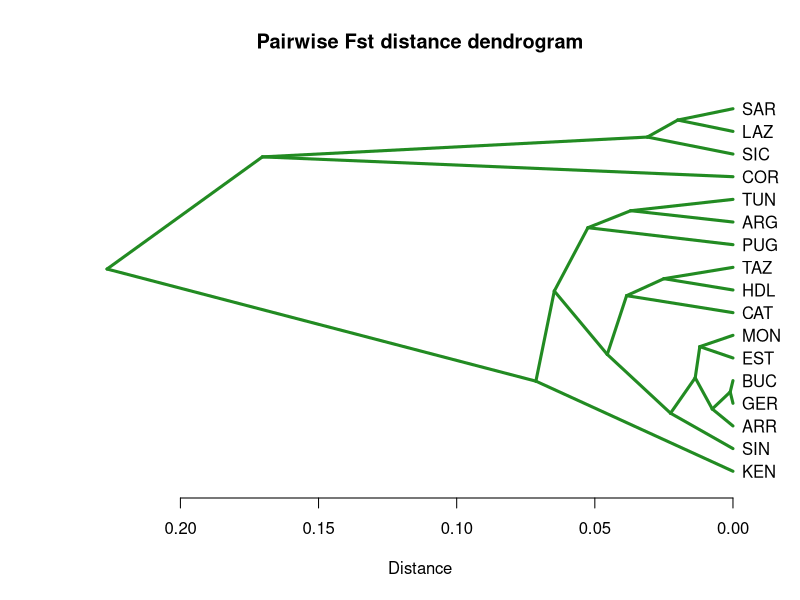
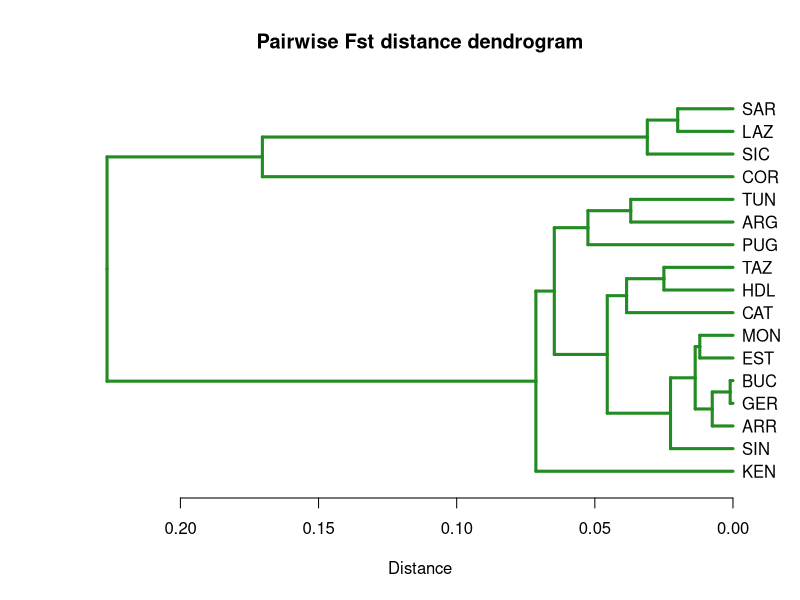

The R script that drew these images, in order:
# Copyright 2021 Francisco Pina Martins <stunts@pinamartins.com>
# This file is part of Population structure in Quercus suber L. revealed by nuclear microsatellite markers.
# Fst_dendro.R is free software: you can redistribute it and/or modify
# it under the terms of the GNU General Public License as published by
# the Free Software Foundation, either version 3 of the License, or
# (at your option) any later version.

# Fst_dendro.R is distributed in the hope that it will be useful,
# but WITHOUT ANY WARRANTY; without even the implied warranty of
# MERCHANTABILITY or FITNESS FOR A PARTICULAR PURPOSE. See the
# GNU General Public License for more details.

# You should have received a copy of the GNU General Public License
# along with Fst_dendro.R. If not, see <http://www.gnu.org/licenses/>.


fst_orig = read.csv("fsts-dist.csv", header=T, sep="\t", row.names=1)
fst_dist = as.dist(fst_orig)
svg("fsts-dists-tri.svg")
plot(as.dendrogram(hclust(fst_dist, method="average")), xlab="Distance", ylab="", horiz=T, edgePar=list(col="forestgreen", lwd=3), main="Pairwise Fst distance dendrogram", type="tr")
dev.off()


svg("fsts-dists-rec.svg")
plot(as.dendrogram(hclust(fst_dist, method="average")), xlab="Distance", ylab="", horiz=T, edgePar=list(col="forestgreen", lwd=3), main="Pairwise Fst distance dendrogram", type="rec")
dev.off()
